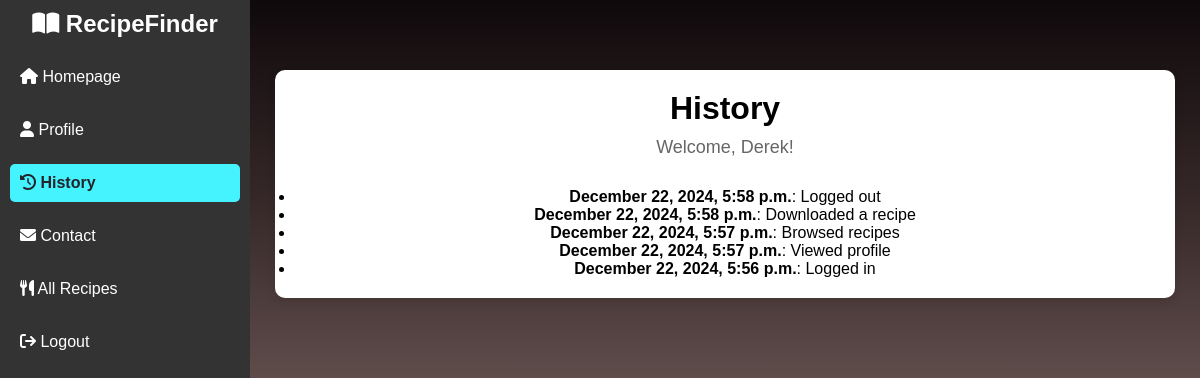
The page /history/ (signed in) on the database as committed earlier.
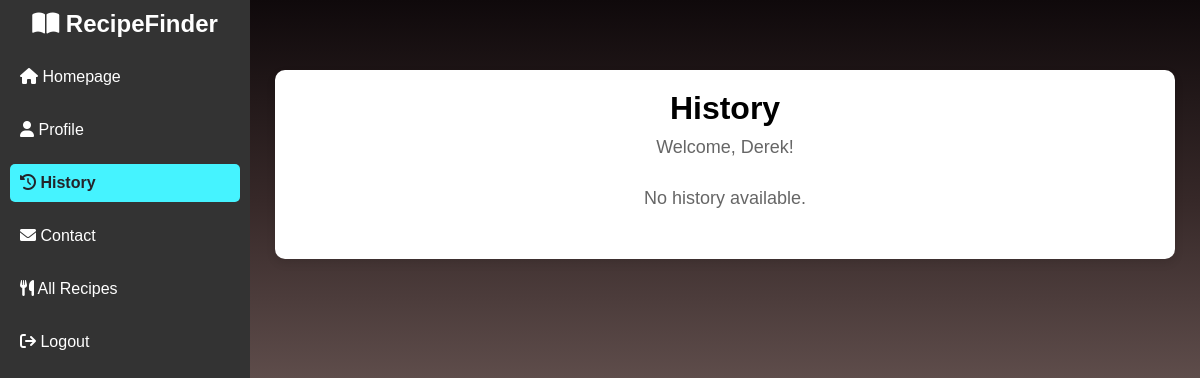
The same page on the database as committed later.
### recipes/models.py (models this page shows, shortened)
class UserHistory(models.Model):
    user = models.ForeignKey(User, on_delete=models.CASCADE)
    action = models.TextField()  # Description of the action
    timestamp = models.DateTimeField(auto_now_add=True)  # When it happened

### recipes/views.py (the view)
# urls.py: path('history/', history_view, name='history'),
@login_required
def history_view(request):
    user_history = UserHistory.objects.filter(user=request.user).order_by('-timestamp')
    context = {
        'name': request.user.get_full_name() or request.user.username,
        'history': user_history,
    }
    return render(request, 'recipes/history.html', context)

### recipes/context_processors.py (called while the page is built)
def add_recipes_to_context(request):
    return {'recipes': Recipe.objects.all()}

### recipes/templates/recipes/history.html
{% extends "recipes/base.html" %}
{% block content %}
<div class="profile-container">
    <h1>History</h1>
    <p>Welcome, {{ name }}!</p>
    <div class="history-list">
        {% if history %}
            <ul>
                {% for item in history %}
                    <li>
                        <strong>{{ item.timestamp|date:"F j, Y, g:i a" }}</strong>: {{ item.action }}
                    </li>
                {% endfor %}
            </ul>
        {% else %}
            <p>No history available.</p>
        {% endif %}
    </div>
</div>
{% endblock %}

### recipes/templates/recipes/base.html (shortened to what this page needs)
<!DOCTYPE html>
<html lang="en">
<head>
    <link href="https://cdnjs.cloudflare.com/ajax/libs/font-awesome/6.0.0-beta3/css/all.min.css" rel="stylesheet">
</head>
<body>
    <div class="container">
<div class="sidebar">
    <h2><i class="fa fa-book-open"></i> RecipeFinder</h2>
    <ul>
    <li><a href="{% url 'homepage' %}" class="{% if request.resolver_match.url_name == 'homepage' %}active{% endif %}"><i class="fas fa-home"></i> Homepage</a></li>
    <li> <a href="{% url 'profile' %}" class="{% if request.resolver_match.url_name == 'profile' %}active{% endif %}"><i class="fas fa-user"></i> Profile</a></li>
    <li> <a href="{% url 'history' %}" class="{% if request.resolver_match.url_name == 'history' %}active{% endif %}"> <i class="fas fa-history"></i> History</a></li>
    <li> <a href="{% url 'contact' %}" class="{% if request.resolver_match.url_name == 'contact' %}active{% endif %}"><i class="fas fa-envelope"></i> Contact</a></li>
    <li> <a href="{% url 'all_recipes' %}" class="{% if request.resolver_match.url_name == 'all_recipes' %}active{% endif %}"> <i class="fas fa-utensils"></i> All Recipes</a></li>
            {% if user.is_authenticated %}
          <li>   <a href="{% url 'logout' %}"><i class="fa fa-sign-out"></i> Logout</a><li>
            {% else %}
         <li>  <a href="{% url 'login' %}"><i class="fa fa-sign-in"></i> Login</a></li>
         <li>    <a href="{% url 'signup' %}"><i class="fa fa-user-plus"></i> Sign Up</a></li>
            {% endif %}
    </ul>
</div>
        <div class="content">
            {% block content %}{% endblock %}
        </div>
    </div>
</body>
</html>

### recipes/templates/recipes/base.html (style rules this page uses)
* { margin: 0; padding: 0; box-sizing: border-box; }
body { font-family: Arial, sans-serif; display: flex; min-height: 100vh; flex-direction: column; background: linear-gradient(to bottom, #0F090B, #362828, #63514F, #8B7069, #AF9284); }
.sidebar { position: fixed; top: 0; left: 0; width: 250px; height: 100vh; background-color: #333; color: white; padding: 10px; overflow-y: auto; z-index: 1000; }
.sidebar h2 { text-align: center; margin-bottom: 20px; }
.sidebar ul { list-style: none; padding: 0; }
.sidebar ul li { margin: 15px 0; }
.sidebar ul li a { display: block; color: white; text-decoration: none; padding: 10px; border-radius: 5px; transition: background-color 0.3s, color 0.3s; }
.sidebar ul li a.active { background-color: #45f3ff; color: #23242a; font-weight: bold; }
.content { margin-left: 250px; padding: 20px; flex: 1; background-color: linear-gradient(to bottom, #0F090B, #362828, #63514F, #8B7069, #AF9284); }
.profile-container { max-width: 900px; margin: 50px auto; background: #fff; border-radius: 10px; box-shadow: 0 4px 10px rgba(0, 0, 0, 0.1); overflow: hidden; padding: 20px; text-align: center; }
.profile-container h1 { font-size: 32px; margin-bottom: 10px; }
.profile-container p { color: #666; font-size: 18px; margin-bottom: 30px; }

Rows that differ between the two databases and show on the page:
removed UserHistory: timestamp "December 22, 2024, 5:58 p.m.", action "Logged out"
removed UserHistory: timestamp "December 22, 2024, 5:58 p.m.", action "Downloaded a recipe"
removed UserHistory: timestamp "December 22, 2024, 5:57 p.m.", action "Browsed recipes"
removed UserHistory: timestamp "December 22, 2024, 5:57 p.m.", action "Viewed profile"
removed UserHistory: timestamp "December 22, 2024, 5:56 p.m.", action "Logged in"
Other text that changed with them:
text now shown: "No history available."
